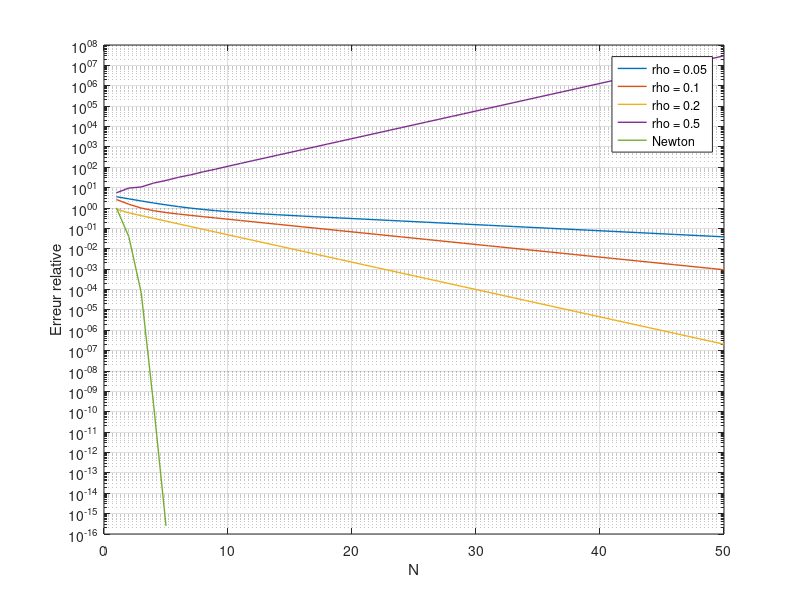

The MATLAB script that drew this image:
clear
close all

f = @(u) 2*u(1)^2 + u(2)^2 + u(3)^2 + u(1)*(u(2) + u(3)) + sin(u(1));
gradf = @(u) [4*u(1) + u(2) + u(3) + cos(u(1)) ; 2*u(2) + u(1) ; 2*u(3) + u(1)];
Hf = @(u) [4 - sin(u(1)) 1 1 ; 1 2 0 ; 1 0 2] ;
% Gradient a pas fixe
rho = 0.2;
N = 10000;
u = [1;1;1];
for n=1:N
    u = u - rho*gradf(u);
end
uex = u;
% Test de convergence pour la methode du gradient pour differents pas
Ntest = 50;
rho_list = [0.05 0.1 0.2 0.5];
N_rho = length(rho_list);
L = cell(N_rho ,1);
for k = 1 : N_rho
    rho = rho_list(k);
    e = zeros(1,Ntest);
    u = [1;1;1];
    for n = 1 : Ntest
        u = u - rho*gradf(u);
        e(n) = norm(u-uex)/norm(uex);
    end
    semilogy(1:Ntest ,e,'linewidth',1);
    grid on; hold on;
    L{k} = ['rho = ' num2str(rho)];
end
legend(L);
xlabel('N'); ylabel('Erreur relative')
% Methode de Newton
u = [1;1;1];
e = zeros(1,Ntest);
for n=1:5
    u = u - Hf(u)\gradf(u);
    e(n) = norm(u-uex)/norm(uex);
end
semilogy(1:Ntest ,e,'linewidth',1);
L = [L ; {'Newton'}];
legend(L);
% Solution
disp('Minimum')
disp('Point de minimum')
disp(u)